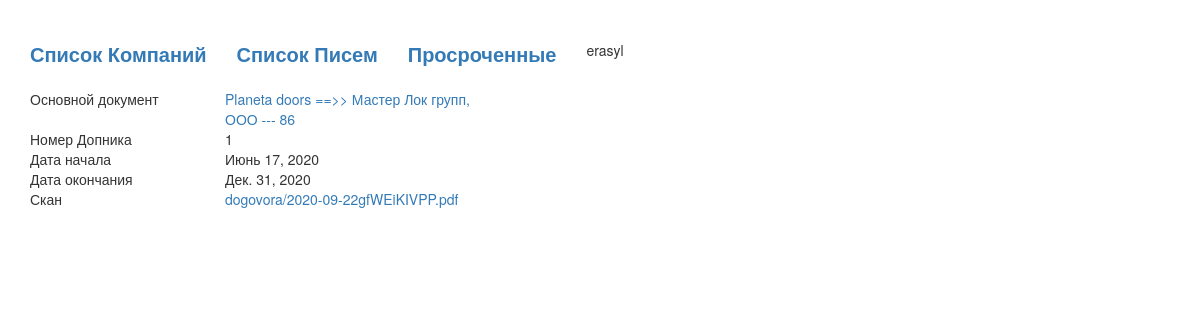
The app's page /sub_detail/22 (signed in) with its own data.
### blog/models.py (models this page shows, shortened)
class Dogovor(models.Model):
    created_at = models.DateField(auto_now_add=True, null=True,)
    init = models.ForeignKey(Worker, on_delete=models.CASCADE, verbose_name='Инициатор', default='')
    own_company = models.ForeignKey(OwnCompany, on_delete=models.CASCADE, null=True, verbose_name='Сторона 1')
    signer_one = models.CharField('Подписант 1', max_length=1, choices=signer_choice, default='1')
    side_two = models.ForeignKey(Entity, on_delete=models.CASCADE, null=True, verbose_name='Сторона 2', related_name='Side 2+')
    signer_two = models.CharField('Подписант 2', max_length=1, choices=signer_choice, default='1')
    side_three = models.ForeignKey(Entity, on_delete=models.CASCADE, null=True, blank=True, verbose_name='Сторона 3', related_name='Side 3+')
    signer_three = models.CharField('Подписант 3', max_length=1, choices=signer_choice, blank=True, default='1')
    number = models.CharField('Номер Договора', max_length=100, blank=True, default='')
    originity = models.CharField('Имеется Оригинал', max_length=1, choices=resident_choice, default='1')
    renew = models.CharField('Авто Продление', max_length=1, choices=resident_choice, default='1')
    date_start = models.DateField('Дата Договора', null=True)
    date_end = models.DateField('Окончание Договора', null=True)
    upload_file = models.FileField(null=True, blank=True, upload_to=file_path)
    subs = models.ForeignKey(Sub, on_delete=models.CASCADE, null=True, blank= True, verbose_name='Допника')
    status = models.CharField('Статус', max_length=20, default='current', editable=False)
    upload_file2 = models.FileField(null=True, blank=True, upload_to=file_path)
    upload_file3 = models.FileField(null=True, blank=True, upload_to=file_path)
    upload_file4 = models.FileField(null=True, blank=True, upload_to=file_path)
    upload_file5 = models.FileField(null=True, blank=True, upload_to=file_path)

class OwnCompany(models.Model):
    name = models.CharField('Название Юр.  Лица', max_length=200)
    ebin = models.CharField('БИН РК', max_length=14, blank=True)
    adress = models.CharField('Адрес', max_length=200, blank=True)
    def __str__(self):
        return self.name

class Entity(models.Model):
    name = models.CharField('Название Юр. Лица', max_length=200)
    side_one = models.CharField('Резидент РК', max_length=1, choices=resident_choice, default='1')
    ebin = models.CharField('БИН РК', max_length=12, blank=True)
    etype = models.CharField('Тип организаций', max_length=1, choices=entity_type)
    ebin2 = models.CharField('Иностранный Номер', max_length=200, blank=True)
    class Meta:
        ordering = ["name"]
        unique_together = ('ebin', 'ebin2',)
    def __str__(self):
        return self.name +', ' + self.get_etype_display()+ " ---     " + str(self.id)

class Sub(models.Model):
    created_at = models.DateField(auto_now_add=True, null=True,)
    number = models.IntegerField('Номер Допника')
    date_start = models.DateField('Дата Допника', null=True)
    date_end = models.DateField('Окончание Допника', null=True)
    upload_file1 = models.FileField(null=True, blank=True, upload_to=file_path)
    upload_file2 = models.FileField(null=True, blank=True, upload_to=file_path)
    upload_file3 = models.FileField(null=True, blank=True, upload_to=file_path)
    def __str__(self):
        return str(self.number)

### blog/views.py (the view)
# urls.py: path('sub_detail/<int:pk>', views.sub_detail, name='sub_detail'),
def sub_detail(request, pk):
    sub = Sub.objects.get(id=pk)
    dogovors = Dogovor.objects.filter(subs_id = pk)
    context = {
        'sub': sub,
        'dogovors': dogovors,
    }
    return render(request, 'blog/sub_detail.html', context)

### blog/templates/blog/sub_detail.html (shortened to what this page needs)
{% extends 'blog/base.html' %}
{% block content %}
    {% for dogovor in dogovors %}
        <div class="row">
            <div class="col-md-2">Основной документ</div>
            <a href="{%url 'dogovor_detail' pk=dogovor.own_company.id pk_alt=dogovor.side_two.id pk_altos=dogovor.id %}">
            <div class="col-md-3">{{ dogovor.own_company }} ==>> {{ dogovor.side_two }} {% if dogovor.side_three %} {{ dogovor.side_three }}{% endif %}</div></a>
    </div>
    {% endfor %}
    {% if sub %}
        <div class="row">
            <div class="col-md-2">Номер Допника</div>
            <div class="col-md-3">{{ sub }}</div>
        </div>
        <div class="row">
            <div class="col-md-2">Дата начала</div>
            <div class="col-md-3">{{ sub.date_start }}</div>
        </div>
        <div class="row">
            <div class="col-md-2">Дата окончания</div>
            <div class="col-md-3">{{ sub.date_end }}</div>
        </div>
        {% if sub.upload_file1 %}
            <div class="row">
                <div class="col-md-2">Скан</div>
                <a href="{{ sub.upload_file1.url }}"><div class="col-md-3">{{ sub.upload_file1 }}</div></a>
            </div>
        {% endif %}
    {% endif %}
{% endblock %}

### blog/templates/blog/base.html (shortened to what this page needs)
{% load static %}
{% if user.is_authenticated %}
    <html>
        <head>
            <link rel="stylesheet" href="//maxcdn.bootstrapcdn.com/bootstrap/3.2.0/css/bootstrap.min.css">
            <link rel="stylesheet" href="//maxcdn.bootstrapcdn.com/bootstrap/3.2.0/css/bootstrap-theme.min.css">
            <link rel="stylesheet" href="/static/css/style.css">
        </head>
        <body>
            {% if user.get_username == 'Law' or user.is_superuser %}
                <div class="container header">
                    <a href="{% url 'company_list' %}"><div>Список Компаний</div></a>
                    <a href="{% url 'mail_list' %}"><div>Список Писем</div></a>
                    <a href="{% url 'expired_list' %}"><div>Просроченные</div></a>
                    {{ user.get_username }}
                </div>
            {% endif %}
            <div class="container">
                {% block content %}
                {% endblock %}
            </div>
        </body>
    </html>
{% endif %}

### blog/static/css/style.css (style rules this page uses)
.header { display: flex; margin-top: 40px; margin-bottom: 20px; }
.header div { margin-right: 30px; font-size: 20px; font-weight: bold; }

### records on screen
Dogovor: own_company "Planeta doors", side_two "Мастер Лок групп, ООО --- 86"
Sub: number "1", date_start "Июнь 17, 2020", date_end "Дек. 31, 2020", upload_file1 "dogovora/2020-09-22gfWEiKIVPP.pdf"

### other values on screen
{{ user.get_username }} "erasyl"
